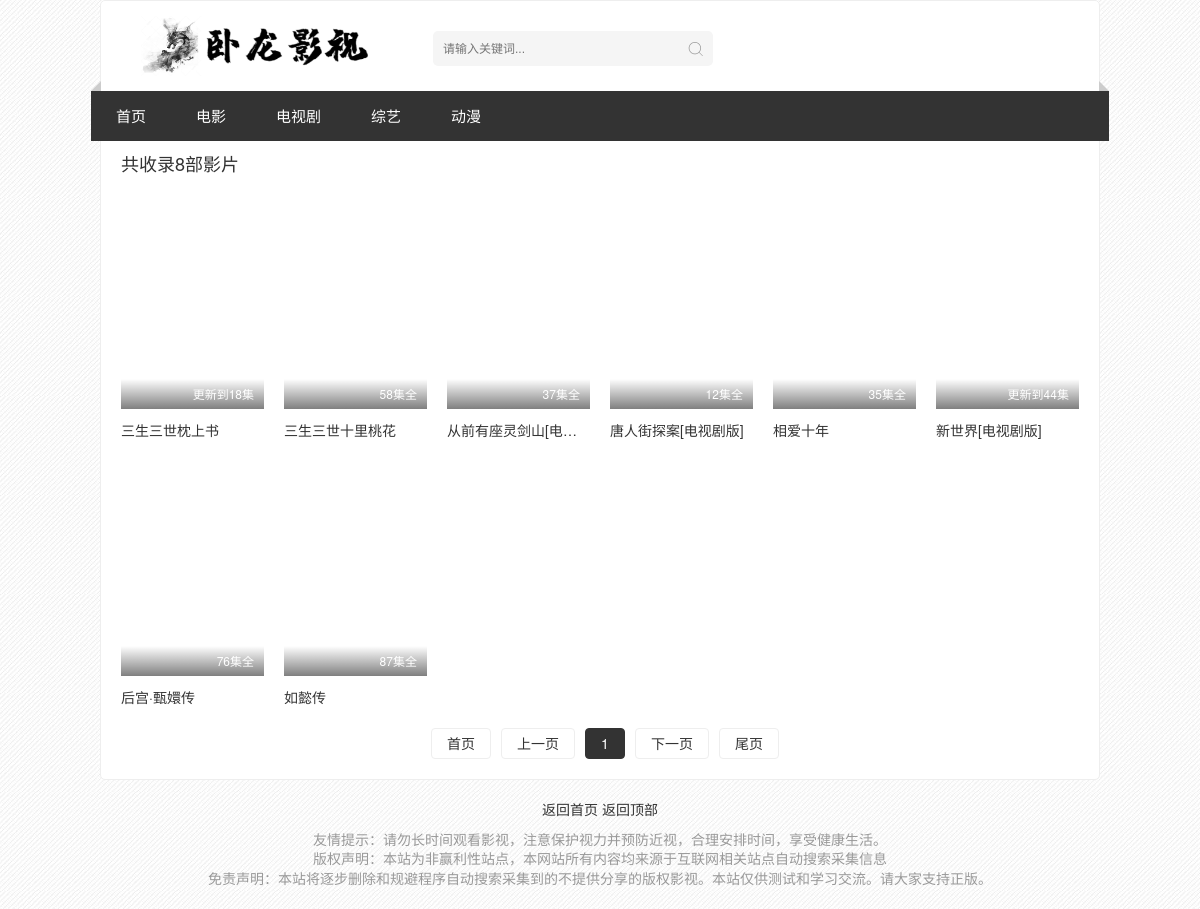
/video/type/2/, run on an earlier commit of the app's database.
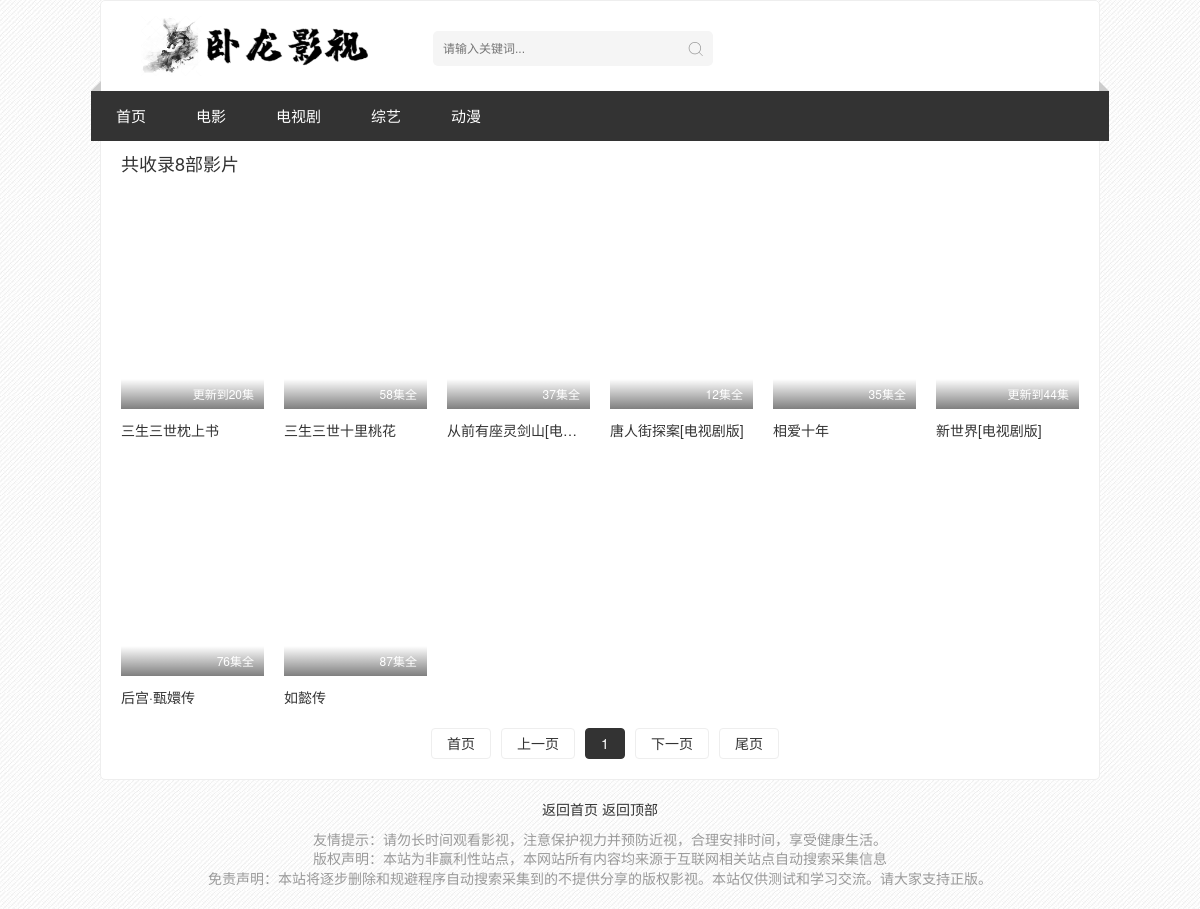
And on a later commit of the database.
### video/models.py (models this page shows)
class VideoData(models.Model):
    vod_id = models.CharField(max_length=8, unique=True)  # 视频id
    vod_cid = models.CharField(max_length=4)  # 视频分类id
    vod_name = models.CharField(max_length=16)    # "警察日记"
    vod_alias = models.CharField(max_length=16)    # 别名
    vod_actor = models.CharField(max_length=32)  # "王景春,陈维涵,孙亮,侯岩松,袁利坚,白波"
    vod_director = models.CharField(max_length=32)  # "宁瀛"
    vod_content = models.TextField()  # "内蒙古鄂尔多斯市准格尔旗公安局长郝万忠英年早逝后，..."
    vod_pic = models.CharField(max_length=128)
    vod_area = models.CharField(max_length=16)  # "大陆"
    vod_language = models.CharField(max_length=16)  # "国语"
    vod_year = models.CharField(max_length=4)  # "2014"
    vod_addtime = models.CharField(max_length=32)  # "2020-02-04 10:17:47"
    vod_url = models.TextField()
    vod_length = models.IntegerField()
    vod_continu = models.CharField(max_length=32)  # "HD1280高清国语中字版"
    list_name = models.CharField(max_length=32)
    ctime = models.DateTimeField(auto_now=True)

### video/views.py (the view)
# urls.py: path('type/<str:vod_cid>/',views.vod_type),
def vod_type(request, vod_cid):
    page_index = int(request.GET.get('page')) if request.GET.get('page') else 1
    data_list = load_type_data(vod_cid)
    data_count = len(data_list)
    page = Page('/video/type/%s/?page=' %
                vod_cid, page_index, data_count//24 + 1)
    page_str = page.page_str()
    if page_index < data_count//24 + 1:
        start_index = (page_index-1)*24
        end_index = page_index*24
    elif page_index == data_count//24 + 1:
        start_index = (page_index-1)*24
        end_index = data_count
    else:
        return HttpResponse('请求错误')
    video_list = data_list[start_index:end_index]
    return render(request, 'video_home.html', {
        "video_list": video_list,
        'page_str': page_str,
        "data_count": data_count
    })

### video/func/db_handler.py (called while the page is built)
def load_type_data(vod_cid):  # 从数据库查询视频分类数据
    if vod_cid =='1':
        result = models.VideoData.objects.filter(vod_cid__in=['1','5','6','7','8','9','10','11','22']).all().values('vod_id', 'vod_pic', 'vod_name', 'vod_continu')
    elif vod_cid =='2':
        result = models.VideoData.objects.filter(vod_cid__in=['2','12','13','14','15','19','20','21']).all().values('vod_id', 'vod_pic', 'vod_name', 'vod_continu')
    else:
        result = models.VideoData.objects.filter(vod_cid=vod_cid).all().values('vod_id', 'vod_pic', 'vod_name', 'vod_continu')
    return result

### templates/video_home.html (shortened to what this page needs)
{% extends "video_layout.html" %}
{% block main %}
<div class="stui-pannel clearfix pt-0">
    <div class="stui-pannel__head clearfix">
        <h3 class="title">
            共收录{{data_count}}部影片
        </h3>
    </div>
    <ul class="stui-vodlist clearfix">
        {% for item in video_list %}
        <li class="stui-vodlist__item">
            <a class="stui-vodlist__thumb lazyload" href="/video/play/{{ item.vod_id }}/"
                title="{{item.vod_name}}" data-original="{{ item.vod_pic }}"
                style="display: block; background-image: url('{{ item.vod_pic }}');">
                <span class="pic-text text-right">{{item.vod_continu}}</span>
            </a>
            <h4 class="stui-vodlist__title"><a href="/video/play/{{ item.vod_id }}/"
                    title="{{item.vod_name}}">{{item.vod_name}}</a></h4>
        </li>
        {% endfor%}
    </ul>
    <ul class="stui-page text-center clearfix">
        {{ page_str }}
    </ul>
</div>
{% endblock %}

What changed in the data, as far as the page shows it:
changed VideoData "三生三世枕上书": vod_continu "更新到18集" → "更新到20集"
